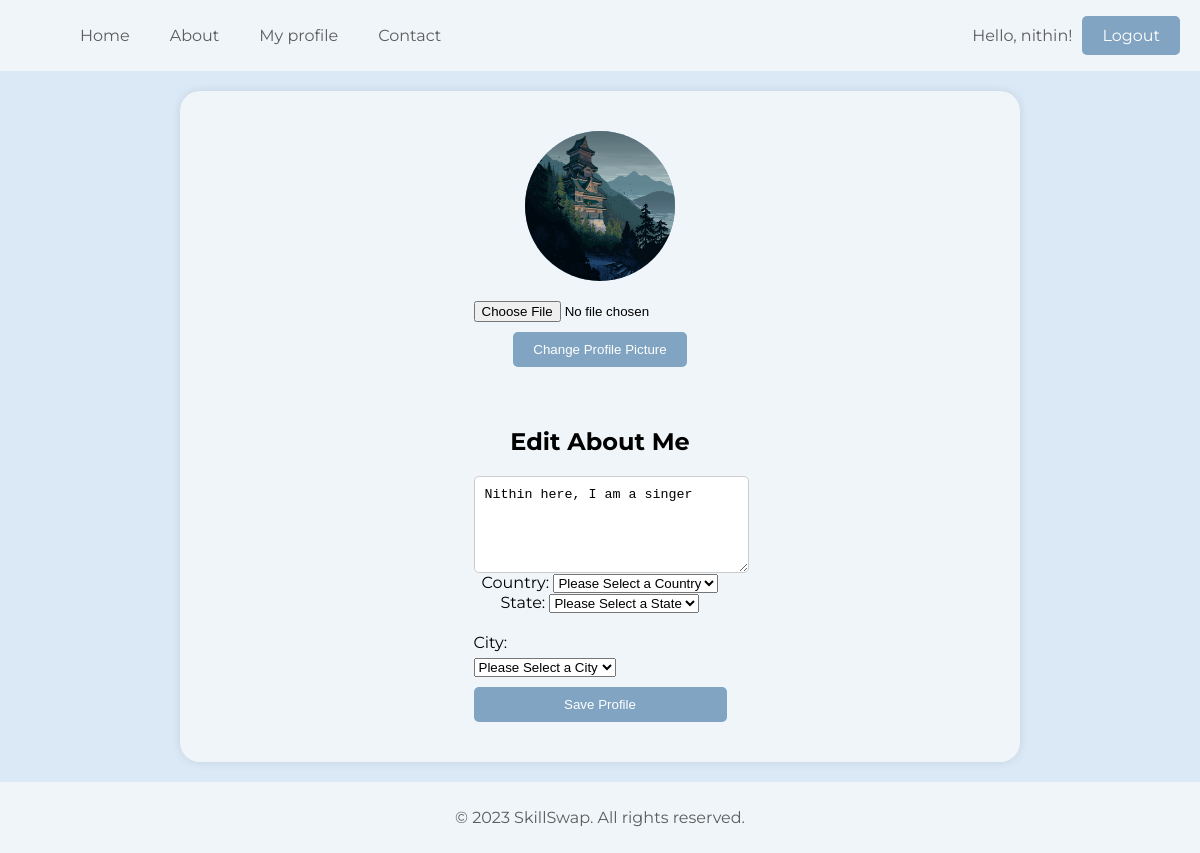
The page /edit_profile/ (signed in) on the database its author committed.
### Skill/models.py (models this page shows, shortened)
class CustomUser(AbstractUser):
    email = models.EmailField(unique=True)
    profile_picture = models.ImageField(
        upload_to='profile_pictures/', null=True, blank=True)
    about_me = models.TextField(null=True, blank=True)

### Skill/views.py (the view)
# urls.py: path('edit_profile/', views.edit_profile, name='edit_profile'),
@login_required(login_url='login')
@never_cache
def edit_profile(request):
    if request.method == 'POST':
        if not UserLocation.objects.filter(user=request.user.id).exists():
            us_loc = CustomUser.objects.get(id=request.user.id)
            city = request.POST['selectedCity']
            state = request.POST['selectedState']
            country = request.POST['selectedCountry']
            location = UserLocation(
                country=country, state=state, city=city, user=us_loc)
            location.save()
        else:
            location = UserLocation.objects.get(user=request.user.id)
            location.country = request.POST['selectedCountry']
            location.state = request.POST['selectedState']
            location.city = request.POST['selectedCity']
            location.save()
        form = CustomUserChangeForm(
            request.POST, request.FILES, instance=request.user)
        if form.is_valid():
            form.save()
        return redirect('profile')
    else:
        form = CustomUserChangeForm(instance=request.user)
    return render(request, 'edit_profile.html', {'form': form,
                                                 'location_form': False,
                                                 'user_location': False,
                                                 })

### Skill/forms.py
class CustomUserChangeForm(UserChangeForm):
    class Meta:
        model = CustomUser
        fields = (
            'profile_picture',
            'about_me',
        )

### Skill/templates/edit_profile.html (shortened to what this page needs)
{% load static %}
<!DOCTYPE html>
<html lang="en">
<head>
</head>
<body>
    <header>
        <nav>
            <ul>
                <li><a href="{% url 'home' %}">Home</a></li>
                <li><a href="{% url 'about_us' %}">About</a></li>
                <li><a href="{% url 'profile' %}">My profile</a></li>
                <li><a href="{% url 'contact' %}">Contact</a></li>
            </ul>
        </nav>
            <div class="user-info">
                <p>Hello, {{ user.username }}!</p>
                <a href="{% url 'logout' %}" class="btn btn-primary" id="logout-link">Logout</a>
            </div>
    </header>
    <div class="edit-container">
        <form method="post" enctype="multipart/form-data" id="editForm">
            <div class="edit-left">
                <div class="profile-picture" {% if user.profile_picture %} >
                    <img src="{{ user.profile_picture.url }}" alt="Profile Picture" style=" width: 150px; height: 150px; border-radius: 50%;">
                {% else %}
                <img src="{% static 'Images/profile.jpg' %}" alt="Default Profile Picture" style=" width: 150px; height: 150px; border-radius: 50%;">
                {% endif %}
                </div>
                <input type="file" name="profile_picture" accept="image/*">
                <button class="edit-profile-button" type="submit">Change Profile Picture</button>
            </div>
            <div class="edit-right">
                <h2>Edit About Me</h2>
                <textarea name="about_me" rows="5">{{ user.about_me }}</textarea>
                <div class="country-edit">
                    <label for="country">Country:</label>
                    <select name="country" id="country" autocomplete="country-name">
                        <option value="" selected disabled>Please Select a Country</option>
                    </select>
                </div>
                <div class="state-edit">
                    <label for="state">State:</label>
                    <select name="state" id="state" onchange="loadCities()">
                        <option value="" selected disabled>Please Select a State</option>
                    </select>
                </div>
                <div class="city-edit">
                    <label for="city">City:</label>
                    <select name="city" id="city">
                        <option value="" selected disabled>Please Select a City</option>
                    </select>
                </div>
                <button class="save-profile-button" type="submit">Save Profile</button>
            </div>
        </form>
    </div>
    <footer>
        <p>&copy; 2023 SkillSwap. All rights reserved.</p>
    </footer>
</body>
</html>

### Skill/templates/edit_profile.html (style rules this page uses)
body { font-family: 'Montserrat', sans-serif; background-color: #dbe9f6; margin: 0; padding: 0; }
header { background-color: #f0f5f9; color: #5c5c5c; display: flex; justify-content: space-between; align-items: center; padding: 10px 20px; }
nav ul { list-style: none; display: flex; align-items: center; }
nav a { text-decoration: none; color: #5c5c5c; margin: 0 20px; }
.user-info { display: flex; align-items: center; }
.user-info p { margin-right: 10px; }
footer { background-color: #f0f5f9; color: #5c5c5c; text-align: center; padding: 10px 0; position: flex; width: 100%; bottom: 0; }
.edit-container { max-width: 800px; margin: 20px auto; background-color: #f0f5f9; box-shadow: 0 0 10px rgba(0, 0, 0, 0.1); display: flex; padding: 20px; border-radius: 20px; justify-content: center; align-items: center; }
.edit-left { flex: 1; padding: 20px; text-align: center; display: flex; flex-direction: column; align-items: center; }
.edit-right { flex: 1; padding: 20px; text-align: center; display: flex; flex-direction: column; justify-content: space-between; }
.profile-picture { width: 150px; height: 150px; border-radius: 50%; background-color: #80a4c2; background-size: cover; background-position: center; margin-bottom: 20px; }
.edit-profile-button, .save-profile-button { display: inline-block; padding: 10px 20px; background-color: #80a4c2; color: #fff; border: none; border-radius: 5px; text-decoration: none; transition: background-color 0.3s; margin-top: 10px; }
textarea { width: 100%; padding: 10px; border: 1px solid #ccc; border-radius: 5px; resize: vertical; }
.city-edit { text-align: left; margin-top: 20px; }
.city-edit label { display: block; margin-bottom: 5px; }
.btn { display: inline-block; padding: 10px 20px; background-color: #80a4c2; color: #fff; border: none; border-radius: 5px; text-decoration: none; transition: background-color 0.3s; }

### rows shown on the page
CustomUser: username "nithin", profile_picture (picture), about_me "Nithin here, I am a singer"
